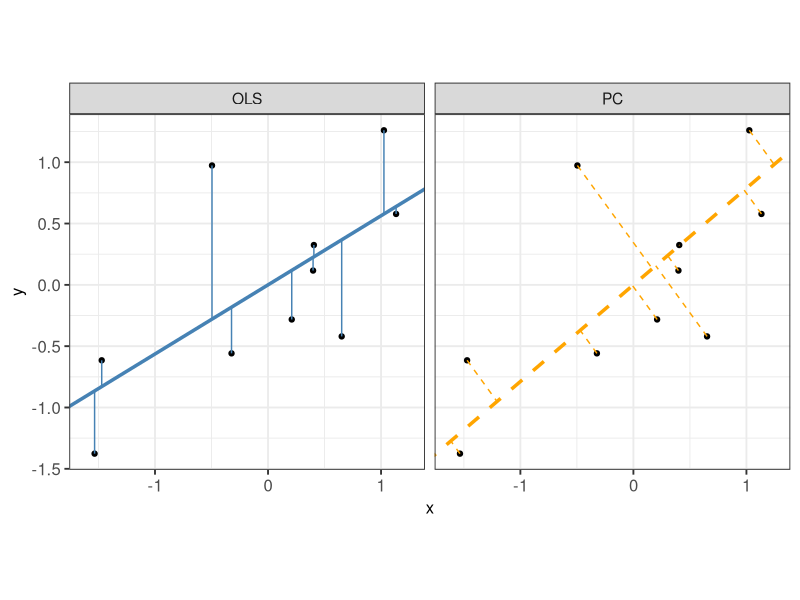

This figure's R source:
## ---- chunk 1
knitr::opts_chunk$set(results = 'asis',
                      echo = FALSE,
                      warning = FALSE,
                      tidy = FALSE,
                      message = FALSE,
                      fig.align = 'center',
                      out.width = "100%")
options(knitr.table.format = "html") 
## ---- chunk 2
knitr::write_bib(c('mosteller1981eye', 'finney1951subjective','ciccione2021can'), 'bibliography.bib')
## ---- chunk 3
library(ggplot2)
library(magrittr)
library(plyr)

set.seed(2)
corrCoef = 0.5 # sample from a multivariate normal, 10 datapoints
dat = MASS::mvrnorm(10,c(0,0),Sigma = matrix(c(1,corrCoef,2,corrCoef),2,2))
dat[,1] = dat[,1] - mean(dat[,1]) # it makes life easier for the princomp
dat[,2] = dat[,2] - mean(dat[,2])

dat = data.frame(x1 = dat[,1],x2 = dat[,2])

# Calculate the first principle component
# see http://stats.stackexchange.com/questions/13152/how-to-perform-orthogonal-regression-total-least-squares-via-pca
v = dat%>%prcomp%$%rotation
x1x2cor = bCor = v[2,1]/v[1,1]

x1tox2 = coef(lm(x1~x2,dat))
x2tox1 = coef(lm(x2~x1,dat))
slopeData = data.frame(slope = c(x1x2cor,x2tox1[2]),
                       type=c("PC", "OLS"))

# We want this to draw the neat orthogonal lines.
pointOnLine = function(inp){
  # y = a*x + c (c=0)
  # yOrth = -(1/a)*x + d
  # yOrth = b*x + d
  x0 = inp[1] 
  y0 = inp[2] 
  a = x1x2cor
  b = -(1/a)
  c = 0
  d = y0 - b*x0
  x = (d-c)/(a-b)
  y = -(1/a)*x+d
  return(c(x,y))
}

points = apply(dat,1,FUN=pointOnLine)

segmeData = rbind(data.frame(x=dat[,1],y=dat[,2],xend=points[1,],yend=points[2,],type = "PC"),
                  data.frame(x=dat[,1],y=dat[,2],yend=dat[,1]*x2tox1[2],xend=dat[,1],type="OLS"))

dat %>%
ggplot(aes(x1,x2))+
  geom_point()+
  geom_abline(data=slopeData,aes(slope = slope,intercept=0,color=type, linetype=type), size = 1.2)+
  geom_segment(data=segmeData,aes(x=x,y=y,xend=xend,yend=yend,color=type, linetype=type))+
  facet_grid(.~type)+
  coord_equal()+
  scale_x_continuous("x") +
  scale_y_continuous("y") +
  theme_bw(base_size = 14) +
  theme(aspect.ratio = 1,
        legend.position = "none",
        axis.text    = element_text(size = 12),
        axis.title   = element_text(size = 12),
        legend.title = element_blank(),
        # legend.text  = element_text(size = 10),
        # strip.text = element_text(size = 8, margin = margin(0.1,0,0.1,0, "cm")),
        # strip.background = element_rect(size = 0.8),
        legend.key.size = unit(1, "line")
        ) +
  scale_color_manual(values = c("steelblue", "orange"), labels = c("OLS", "PCA")) +
  scale_linetype_manual(values = c("solid", "dashed"), labels = c("OLS", "PCA"))
